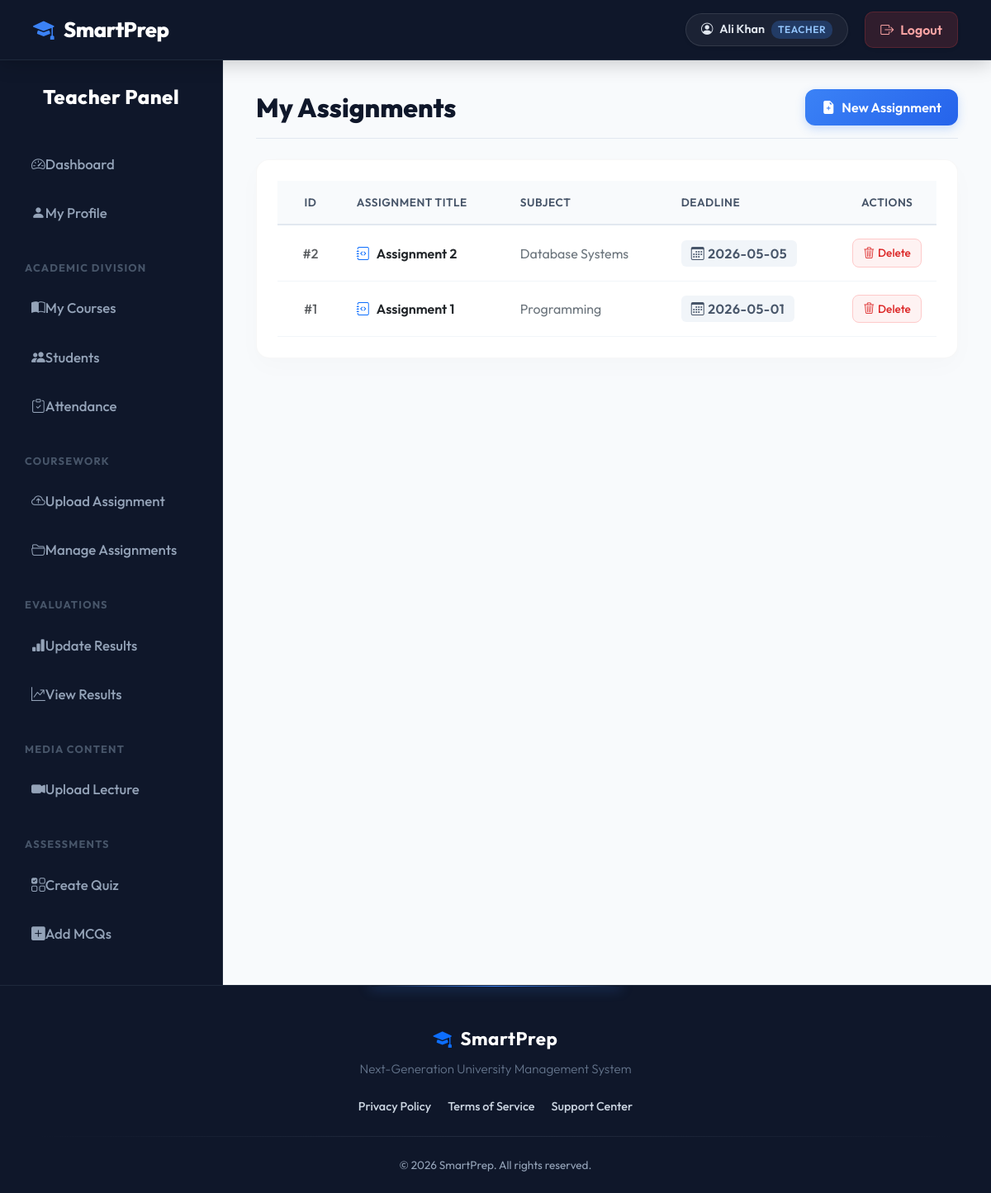
The app's page /teacher/manage_assignment.php (signed in) with its own data.
### tables this page shows
CREATE TABLE assignments (
    id INT AUTO_INCREMENT PRIMARY KEY,
    subject_id INT,
    teacher_id INT,
    title VARCHAR(255),
    description TEXT,
    deadline DATE
);

CREATE TABLE subjects (
    id INT AUTO_INCREMENT PRIMARY KEY,
    name VARCHAR(100),
    code VARCHAR(50),
    course_id INT
);

### includes/db.php (called while the page is built, shortened)
<?php
require_once __DIR__ . '/../config.php';
function db() {
    static $pdoInstance = null;
    if ($pdoInstance === null) {
        global $pdo;
        $pdoInstance = $pdo;
    }
    return $pdoInstance;
}
function fetchAll($query, $params = []) {
    $stmt = db()->prepare($query);
    $stmt->execute($params);
    return $stmt->fetchAll();
}
?>

### teacher/manage_assignment.php (the view, shortened to what this page needs)
<?php
require_once '../config.php';
require_once '../includes/db.php';
$teacher_id = $_SESSION['user_id'];
$assignments = fetchAll("
    SELECT a.id, a.title, a.deadline, s.name AS subject
    FROM assignments a
    JOIN subjects s ON a.subject_id = s.id
    WHERE a.teacher_id = ?
    ORDER BY a.id DESC
", [$teacher_id]);
require_once '../includes/header.php';
?>
<?php require_once '../includes/sidebar_teacher.php'; ?>
<div class="dash-header">
    <h2 class="dash-title">My Assignments</h2>
    <a href="upload_assignment.php" class="btn-action-primary">
        <i class="bi bi-file-earmark-plus-fill"></i> New Assignment
    </a>
</div>
<div class="table-card">
    <div class="table-responsive">
        <table class="table table-hover align-middle mb-0">
            <thead>
                <tr>
                    <th width="10%" class="text-center">ID</th>
                    <th>Assignment Title</th>
                    <th>Subject</th>
                    <th>Deadline</th>
                    <th width="15%" class="text-center">Actions</th>
                </tr>
            </thead>
            <tbody>
                <?php if ($assignments): ?>
                    <?php foreach ($assignments as $a): ?>
                        <tr>
                            <td class="text-center text-muted fw-medium">#<?= $a['id'] ?></td>
                            <td class="fw-semibold text-dark">
                                <i class="bi bi-journal-code text-primary me-2"></i><?= htmlspecialchars($a['title']) ?>
                            </td>
                            <td class="text-secondary"><?= htmlspecialchars($a['subject']) ?></td>
                            <td><span class="badge-table"><i class="bi bi-calendar3 me-1"></i><?= $a['deadline'] ?></span></td>
                            <td class="text-center">
                                <a href="?delete=<?= $a['id'] ?>" class="text-decoration-none action-btn action-btn-delete d-inline-flex align-items-center" onclick="return confirm('Delete this assignment?')">
                                    <i class="bi bi-trash3 me-1"></i> Delete
                                </a>
                            </td>
                        </tr>
                    <?php endforeach; ?>
                <?php endif; ?>
            </tbody>
        </table>
    </div>
</div>
<?php
echo "</div></div>";
require_once '../includes/footer.php';
?>

### includes/header.php (style rules this page uses)
body { margin: 0; background: #f8fafc; font-family: 'Outfit', sans-serif; color: #1e293b; display: flex; flex-direction: column; min-height: 100vh; }
.table { border-collapse: separate; border-spacing: 0; width: 100%; }
.table thead th { background: #f8fafc; color: #475569; font-weight: 600; text-transform: uppercase; font-size: 0.85rem; letter-spacing: 0.5px; border-bottom: 2px solid #e2e8f0; padding: 16px; border-top: none; }
.table tbody td { padding: 16px; vertical-align: middle; color: #334155; border-bottom: 1px solid #f1f5f9; }

### teacher/manage_assignment.php (style rules this page uses)
.dash-header { display: flex; justify-content: space-between; align-items: center; margin-bottom: 25px; padding-bottom: 15px; border-bottom: 1px solid #e2e8f0; }
.dash-title { font-weight: 800; color: #0f172a; font-size: 2rem; margin: 0; }
.btn-action-primary { background: linear-gradient(135deg, #3b82f6 0%, #2563eb 100%); color: white; font-weight: 600; padding: 10px 20px; border-radius: 12px; border: none; box-shadow: 0 4px 12px rgba(59, 130, 246, 0.25); transition: all 0.2s ease; text-decoration: none; display: inline-flex; align-items: center; gap: 8px; }
.action-btn { padding: 6px 12px; border-radius: 8px; font-weight: 500; font-size: 0.85rem; transition: all 0.2s; }
.action-btn-delete { background: #fef2f2; color: #dc2626; border: 1px solid #fecaca; }
.badge-table { background: #f1f5f9; color: #475569; padding: 6px 12px; border-radius: 6px; font-family: inherit; font-weight: 600; letter-spacing: 0.5px; }
.table-card { border-radius: 16px; border: 1px solid rgba(0,0,0,0.03); box-shadow: 0 10px 30px rgba(0,0,0,0.02); padding: 25px; background: #ffffff; }

### records on screen
assignments: id "2", title "Assignment 2", subject.name "Database Systems", deadline "2026-05-05"
assignments: id "1", title "Assignment 1", subject.name "Programming", deadline "2026-05-01"

### other values on screen
APP_NAME "SmartPrep"
$_SESSION['name'] "Ali Khan"
$_SESSION['role'] "TEACHER"
